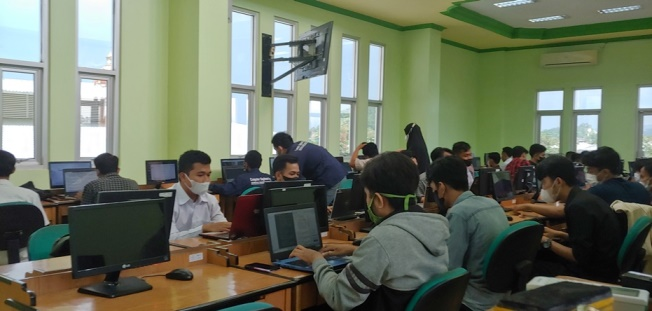
#> input picture images/p1.jpg, 652 x 311 px
$ python latihan_19.py
#> lines starting #> are read from the running program, lines starting #| are printed output that depends on the picture
from sys import flags
import cv2
import numpy as np

def wrapImages(img1, img2, H):
    rows1, cols1 = img1.shape[:2]
    rows2, cols2 = img2.shape[:2]

    list_of_points_1 = np.float32([[0,0], [0, rows1], [cols1, rows1], [cols1, 0]]).reshape(-1,1,2)
    temp_points = np.float32([[0,0], [0,rows2], [cols2, rows2], [cols2, 0]]).reshape(-1,1,2)

    list_of_points_2 = cv2.perspectiveTransform(temp_points, H)

    list_of_points = np.concatenate((list_of_points_1, list_of_points_2), axis=0)

    [x_min, y_min] = np.int32(list_of_points.min(axis=0).ravel() - 0.05)
    [x_max, y_max] = np.int32(list_of_points.max(axis=0).ravel() + 0.05)

    translation_dist = [-x_min, -y_min]

    H_translation = np.array([[1, 0, translation_dist[0]], [0, 1, translation_dist[1]], [0, 0, 1]])

    output_img = cv2.warpPerspective(img2, H_translation.dot(H), (x_max - x_min, y_max - y_min))
    output_img[translation_dist[1]:rows1 + translation_dist[1], translation_dist[0]:cols1 + translation_dist[0]] = img1

    return output_img


img1 = cv2.imread("../images/p1.jpg")
#> img1 is the input picture: shape (311, 652, 3); mean B, G, R 92.7, 110.7, 104.1
img_gray1 = cv2.cvtColor(img1, cv2.COLOR_BGR2GRAY)

img2 = cv2.imread("../images/p2.jpg")
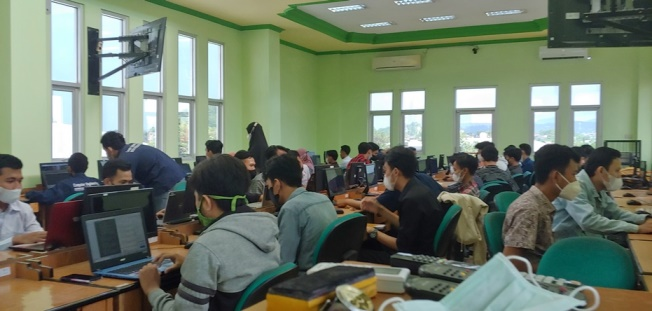
#> input picture images/p2.jpg, 652 x 311 px
#> img2 is the input picture: shape (311, 652, 3); mean B, G, R 101.7, 119, 108.2
img_gray2 = cv2.cvtColor(img2, cv2.COLOR_BGR2GRAY)
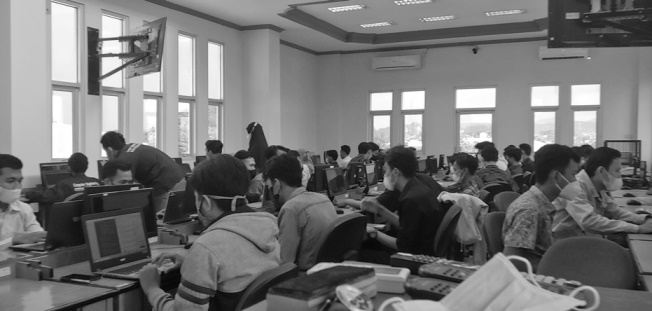
#> img_gray2: shape (311, 652); min 6, max 255, mean 113.8

detect = cv2.ORB_create()
kp1, des1 = detect.detectAndCompute(img_gray1, None)
#> kp1 = 500 keypoints; strongest (x, y, size): (595, 148, 37.2), (596, 148, 31), (577, 149, 53.6), (275, 74, 53.6)
kp2, des2 = detect.detectAndCompute(img_gray2, None)
#> kp2 = 500 keypoints; strongest (x, y, size): (535, 147, 64.3), (477, 145, 44.6), (534, 149, 53.6), (536, 148, 44.6)

cv2.imshow("img_1 keypoints", cv2.drawKeypoints(img1, kp1, None))
cv2.imshow("img_2 keypoints", cv2.drawKeypoints(img2, kp2, None))
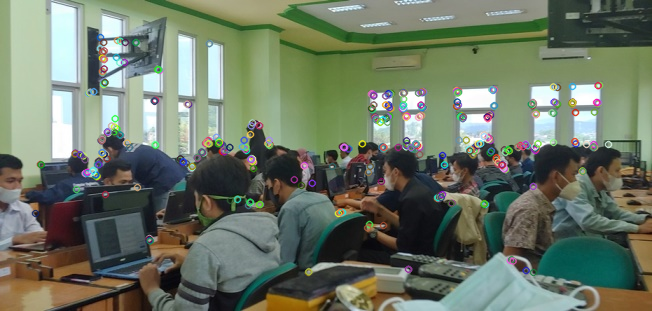
#> window 'img_2 keypoints': shape (311, 652, 3); mean B, G, R 101.1, 118.3, 107.8

match = cv2.BFMatcher(cv2.NORM_HAMMING, crossCheck = True)
matches = match.match(des1, des2)
#> matches = 191 matches
matches = sorted(matches, key=lambda x:x.distance)
good = matches[:20]
#> good = 20 matches

draw_params = dict(matchColor=(0,255,0), singlePointColor=None, flags=2)

img3 = cv2.drawMatches(img1,kp1,img2,kp2,matches[:30],None,**draw_params)
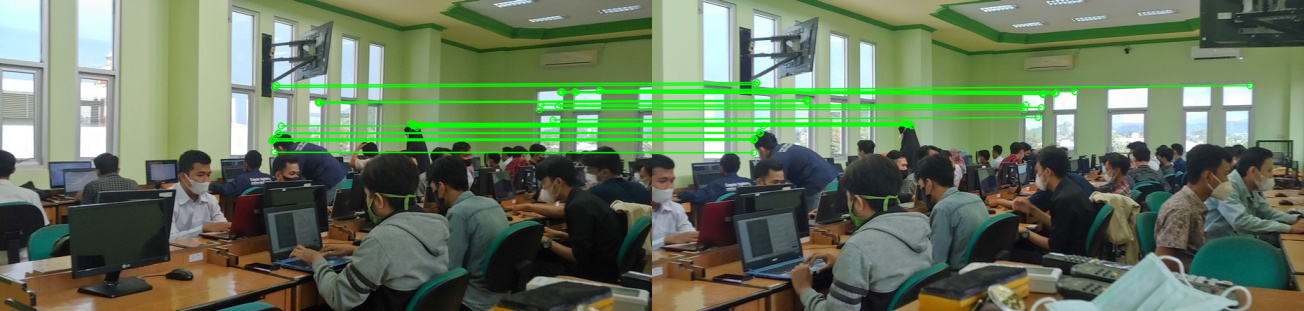
#> img3: shape (311, 1304, 3); mean B, G, R 92.3, 118, 101
cv2.imshow("Matches", img3)

MIN_MATCH_COUNT = 10
if len(good) > MIN_MATCH_COUNT:
    src_pts = np.float32([ kp2[m.trainIdx].pt for m in good ]).reshape(-1,1,2)
#> src_pts = 20 rows, first 8: [258, 124], [253, 123], [597.6, 85.2], [255.6, 123.6], [422.4, 91.2], [255, 124], [391, 93], [252, 122.4]
    dst_pts = np.float32([ kp1[m.queryIdx].pt for m in good ]).reshape(-1,1,2)
#> dst_pts = 20 rows, first 8: [416, 125], [411, 123], [600, 90], [412.8, 124.8], [598.8, 90], [413, 125], [561.6, 91.2], [410.4, 123.6]

    M, mask = cv2.findHomography(src_pts, dst_pts, cv2.RANSAC, 5.0)
#> M = [[0.665, 0.0379, 191], [-0.0615, 0.913, 13.22], [-0.000517, 0.000136, 1]]; mask = 20 values, max 1 at index 0, min 0 at index 2, mean 0.95

    h,w = img_gray1.shape
#> h = 311; w = 652
    pts = np.float32([ [0,0], [0,h-1], [w-1,h-2], [w-1,0] ]).reshape(-1,1,2)
#> pts = [[0, 0], [0, 310], [651, 309], [651, 0]]
    dst = cv2.perspectiveTransform(pts, M)
#> dst = [[191, 13.22], [194.6, 284.2], [901.7, 361.9], [941, -40.45]]
    img_gray2 = cv2.polylines(img_gray1, [np.int32(dst)], True, 255, 3, cv2.LINE_AA)
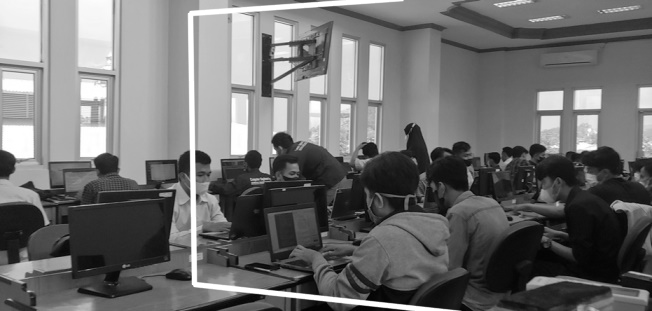
#> img_gray2: shape (311, 652); min 0, max 255, mean 109.4
    cv2.imshow("Overlap", img_gray2)

    dst = wrapImages(img1, img2, M)
#> in wrapImages, `list_of_points_2 = cv2.perspectiveTransform(temp_points, H)`: list_of_points_2 = [[191, 13.22], [194.6, 285], [903.1, 364.5], [942.7, -40.57]]
#> in wrapImages, `list_of_points = np.concatenate((list_of_points_1, list_of_points_2), ..`: list_of_points = [[0, 0], [0, 311], [652, 311], [652, 0], [191, 13.22], [194.6, 285], [903.1, 364.5], [942.7, -40.57]]
#> in wrapImages, `[x_min, y_min] = np.int32(list_of_points.min(axis=0).ravel() - 0.05)`: x_min = 0; y_min = -40
#> in wrapImages, `[x_max, y_max] = np.int32(list_of_points.max(axis=0).ravel() + 0.05)`: x_max = 942; y_max = 364
#> in wrapImages, `translation_dist = [-x_min, -y_min]`: translation_dist = [0, 40]
#> in wrapImages, `H_translation = np.array([[1, 0, translation_dist[0]], [0, 1, translat..`: H_translation = [[1, 0, 0], [0, 1, 40], [0, 0, 1]]
#> in wrapImages, `output_img = cv2.warpPerspective(img2, H_translation.dot(H), (x_max - ..`:
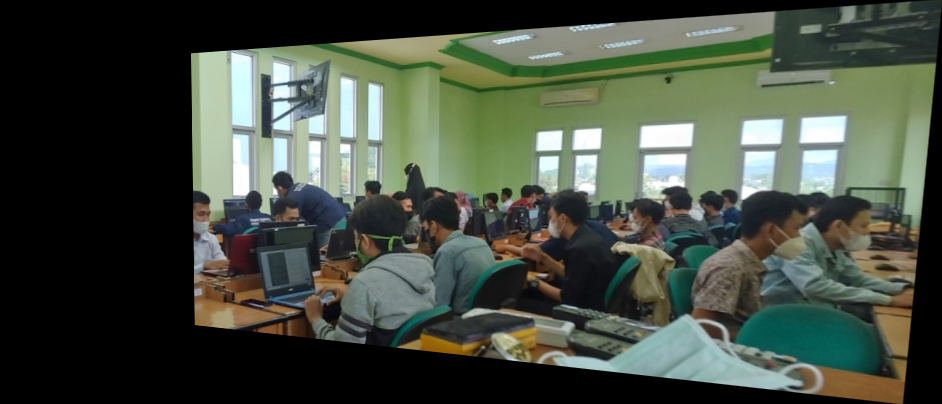
#> output_img: shape (404, 942, 3); mean B, G, R 64.6, 76.4, 68.6
#> in wrapImages, `output_img[translation_dist[1]:rows1 + translation_dist[1], translatio..`:
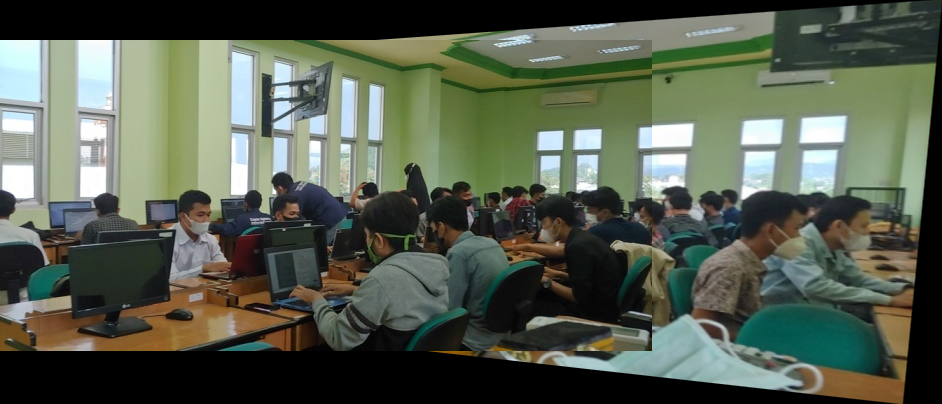
#> output_img: shape (404, 942, 3); mean B, G, R 78.3, 92.8, 85.1
    cv2.imshow("Wraped", dst)
else:
    print("Not enough matches are found - %d%d", (len(good)/MIN_MATCH_COUNT))


cv2.waitKey(0)
cv2.destroyAllWindows()
